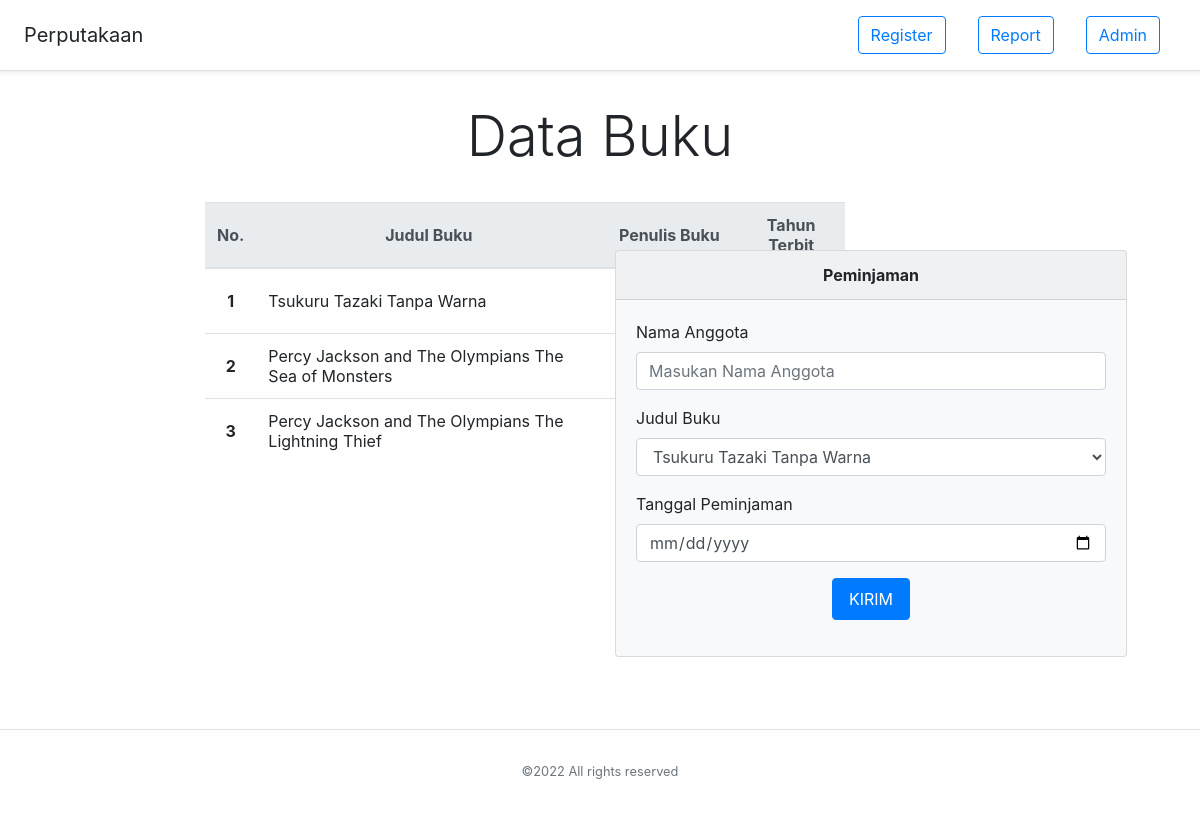
The page / on the database its author committed.
### tables this page shows
CREATE TABLE `data_buku` (
  `id_buku` int(5) NOT NULL,
  `judul_buku` varchar(100) NOT NULL,
  `penulis_buku` varchar(50) NOT NULL,
  `tahun_buku` varchar(4) NOT NULL,
  PRIMARY KEY (`id_buku`)
);

### application/controllers/perpus_controller.php (called while the page is built, shortened)
<?php
class Perpus_controller extends CI_Controller {
public function __construct(){
		$this->load->helper('url');
		$this->load->library('session');
	}
	public function index(){
		$data['buku'] = $this->model_buku->read();
		$this->load->view('header', $data);
		$this->load->view('home');
		$this->load->view('footer');
	}
}

### index.php (called while the page is built, shortened)
<?php
require_once BASEPATH.'core/CodeIgniter.php';

### application/models/model_buku.php (called while the page is built, shortened)
<?php
class model_buku extends CI_Model {
	function read(){
		$this->db->order_by('judul_buku', 'desc');
		return $this->db->get('data_buku')->result_array();
	}
}

### application/views/home.php (the view, shortened to what this page needs)
<div class="d-flex align-items-center p-3 px-md-4 mb-3 bg-white border-bottom shadow-sm">
  <h5 class="my-0 mr-md-auto font-weight-normal">Perputakaan</h5>
	<a class="mx-3 btn btn-outline-primary" href="perpus_controller/register">Register</a>
	<a class="mx-3 btn btn-outline-primary" href="perpus_controller/laporan">Report</a>
	<a class="mx-3 btn btn-outline-primary" href="perpus_controller/admin">Admin</a>
</div>
<div class="pricing-header px-3 py-1 pt-md-3 pb-md-4 mx-auto text-center">
  <h1 class="display-4 pt-0">Data Buku</h1>
</div>
<div class="container-xxl">
<div class="row justify-content-center">
<div class="col-4">
  <table class="table " style="width: 40rem;">
    <thead class="thead-light align-middle">
      <tr>
        <th rowspan="2" class="align-middle text-center">No.</th>
        <th rowspan="2" class="align-middle text-center">Judul Buku</th>
        <th rowspan="2" class="align-middle text-center">Penulis Buku</th>
        <th rowspan="2" class="align-middle text-center">Tahun Terbit</th>
      </tr>
    </thead>
     <tbody>
		<?php
		$no = 1;
		foreach($buku as $data) : ?>
			  <tr>
				<th class="align-middle text-center"><?=$no++?></th>
				<td class="align-middle"><?=$data['judul_buku']?></td>
				<td class="align-middle text-center"><?=$data['penulis_buku']?></td>
				<td class="align-middle text-center"><?=$data['tahun_buku']?></td>
			  </tr>
		<?php endforeach ?>
    </tbody>
  </table>
  </div>
  <div class="col-4">
  <div class="row justify-content-md-left">
		<div class="col-md-6">
			<div class="card bg-light my-5" style="width: 32rem;">
				<div class="card-header text-center"><b>Peminjaman</b></div>
				<div class="card-body">
					<form action="" method="post" class="needs-validation" novalidate>
						<div class="form-group">
							<label for="judul_bk">Nama Anggota</label>
							<input type="text" class="form-control" name="nama_anggota" id="nama_anggota" placeholder="Masukan Nama Anggota" autocomplete="off" required>
						</div>
						<div class="form-group">
							<label for="judul_bk">Judul Buku</label>
							<select name="judul_buku" id="judul_buku" class="form-control">
								<?php
									foreach($buku as $data) : ?>
										  <option value=<?=$data['id_buku']?>><?=$data['judul_buku']?></option>
								<?php endforeach ?>
							</select>
						</div>
						<div class="form-group">
							<label for="tgl_peminjaman">Tanggal Peminjaman</label>
							<input type="date" class="form-control" name="tgl_peminjaman" id="tgl_peminjaman" placeholder="Masukan Tanggal Peminjaman" autocomplete="off" required>
						</div>
						<div class="text-center">
							<button type="submit" class="btn btn-primary text-center px-3 py-2" name="tambah">KIRIM</button>
						</div>
					</form>
				</div>
			</div>
		</div>
	</div>
	</div>
	</div>
</div>

### application/views/header.php (shortened to what this page needs)
<html lang="en">
<head>
	<link rel="stylesheet" href="<?=base_url('assets/css/bootstrap.min.css')?>">
</head>
<body style="overflow-x: hidden;">

### application/views/footer.php (shortened to what this page needs)
<footer class="border-top mt-4" style="width: 100%; padding: 2rem 0; flex-shrink: 0;">
	<div class="my-auto text-center">
		<small class="text-muted">&copy;<script>document.write(new Date().getFullYear());</script> All rights reserved</small>
	</div>
</footer>
</body>
</html>

### rows shown on the page
data_buku: judul_buku "Tsukuru Tazaki Tanpa Warna"
data_buku: judul_buku "Percy Jackson and The Olympians The Sea of Monsters"
data_buku: judul_buku "Percy Jackson and The Olympians The Lightning Thief"

### other values the page prints
form field judul_buku "Tsukuru Tazaki Tanpa Warna"
